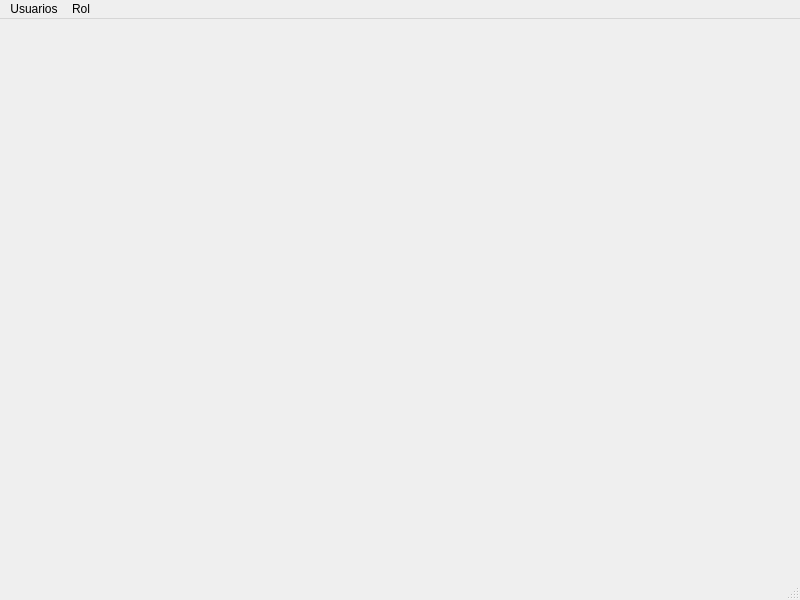
<?xml version="1.0" encoding="UTF-8"?>
<ui version="4.0">
 <class>mw_Seguridad</class>
 <widget class="QMainWindow" name="mw_Seguridad">
  <property name="geometry">
   <rect>
    <x>0</x>
    <y>0</y>
    <width>800</width>
    <height>600</height>
   </rect>
  </property>
  <property name="windowTitle">
   <string>Seguridad</string>
  </property>
  <widget class="QWidget" name="centralwidget"/>
  <widget class="QMenuBar" name="menubar">
   <property name="geometry">
    <rect>
     <x>0</x>
     <y>0</y>
     <width>800</width>
     <height>22</height>
    </rect>
   </property>
   <widget class="QMenu" name="menuUsuarios">
    <property name="title">
     <string>Usuarios</string>
    </property>
    <addaction name="actionListar_Usuarios"/>
    <addaction name="actionAgregar"/>
   </widget>
   <widget class="QMenu" name="menuRol">
    <property name="title">
     <string>Rol</string>
    </property>
    <addaction name="separator"/>
   </widget>
   <addaction name="menuUsuarios"/>
   <addaction name="menuRol"/>
  </widget>
  <widget class="QStatusBar" name="statusbar"/>
  <action name="actionListar_Usuarios">
   <property name="text">
    <string>Listar</string>
   </property>
  </action>
  <action name="actionAgregar">
   <property name="text">
    <string>Agregar</string>
   </property>
  </action>
 </widget>
 <resources/>
 <connections/>
</ui>
